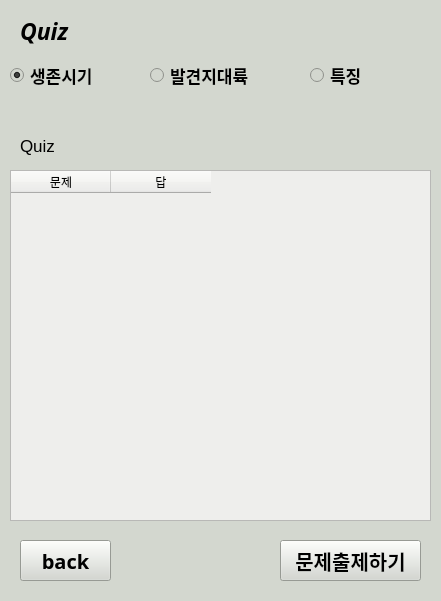
   <widget class="QWidget" name="quiz_widget" native="true">
    <property name="geometry">
     <rect>
      <x>330</x>
      <y>20</y>
      <width>441</width>
      <height>601</height>
     </rect>
    </property>
    <property name="styleSheet">
     <string notr="true">background-color:rgb(211, 215, 207)</string>
    </property>
    <widget class="QLabel" name="label_9">
     <property name="geometry">
      <rect>
       <x>20</x>
       <y>10</y>
       <width>81</width>
       <height>41</height>
      </rect>
     </property>
     <property name="font">
      <font>
       <family>Ubuntu Condensed</family>
       <pointsize>17</pointsize>
       <weight>75</weight>
       <italic>true</italic>
       <bold>true</bold>
      </font>
     </property>
     <property name="text">
      <string>Quiz</string>
     </property>
    </widget>
    <widget class="QLabel" name="label_11">
     <property name="geometry">
      <rect>
       <x>20</x>
       <y>130</y>
       <width>141</width>
       <height>31</height>
      </rect>
     </property>
     <property name="font">
      <font>
       <pointsize>13</pointsize>
      </font>
     </property>
     <property name="text">
      <string>Quiz</string>
     </property>
    </widget>
    <widget class="QPushButton" name="sub_btn">
     <property name="geometry">
      <rect>
       <x>280</x>
       <y>540</y>
       <width>141</width>
       <height>41</height>
      </rect>
     </property>
     <property name="font">
      <font>
       <family>Dyuthi</family>
       <pointsize>15</pointsize>
       <weight>75</weight>
       <bold>true</bold>
      </font>
     </property>
     <property name="text">
      <string>문제출제하기</string>
     </property>
    </widget>
    <widget class="QPushButton" name="back_btn_2">
     <property name="geometry">
      <rect>
       <x>20</x>
       <y>540</y>
       <width>91</width>
       <height>41</height>
      </rect>
     </property>
     <property name="font">
      <font>
       <family>Dyuthi</family>
       <pointsize>15</pointsize>
       <weight>75</weight>
       <bold>true</bold>
      </font>
     </property>
     <property name="text">
      <string>back</string>
     </property>
    </widget>
    <widget class="QRadioButton" name="surv_radiobtn">
     <property name="geometry">
      <rect>
       <x>10</x>
       <y>60</y>
       <width>111</width>
       <height>31</height>
      </rect>
     </property>
     <property name="font">
      <font>
       <family>Ubuntu Mono</family>
       <pointsize>13</pointsize>
       <weight>75</weight>
       <italic>false</italic>
       <bold>true</bold>
      </font>
     </property>
     <property name="text">
      <string>생존시기</string>
     </property>
     <property name="checked">
      <bool>true</bool>
     </property>
    </widget>
    <widget class="QRadioButton" name="land_radiobtn">
     <property name="geometry">
      <rect>
       <x>150</x>
       <y>60</y>
       <width>111</width>
       <height>31</height>
      </rect>
     </property>
     <property name="font">
      <font>
       <family>Ubuntu Mono</family>
       <pointsize>13</pointsize>
       <weight>75</weight>
       <bold>true</bold>
      </font>
     </property>
     <property name="text">
      <string>발견지대륙</string>
     </property>
    </widget>
    <widget class="QRadioButton" name="char_radiobtn">
     <property name="geometry">
      <rect>
       <x>310</x>
       <y>60</y>
       <width>111</width>
       <height>31</height>
      </rect>
     </property>
     <property name="font">
      <font>
       <family>Ubuntu Mono</family>
       <pointsize>13</pointsize>
       <weight>75</weight>
       <bold>true</bold>
      </font>
     </property>
     <property name="text">
      <string>특징</string>
     </property>
    </widget>
    <widget class="QWidget" name="verticalLayoutWidget_2">
     <property name="geometry">
      <rect>
       <x>10</x>
       <y>170</y>
       <width>421</width>
       <height>351</height>
      </rect>
     </property>
     <layout class="QVBoxLayout" name="verticalLayout_2">
      <item>
       <widget class="QTableWidget" name="listWidget_2">
        <property name="styleSheet">
         <string notr="true">background-color: rgb(238, 238, 236);</string>
        </property>
        <property name="dragDropOverwriteMode">
         <bool>true</bool>
        </property>
        <property name="alternatingRowColors">
         <bool>true</bool>
        </property>
        <column>
         <property name="text">
          <string>문제</string>
         </property>
        </column>
        <column>
         <property name="text">
          <string>답</string>
         </property>
        </column>
       </widget>
      </item>
     </layout>
    </widget>
   </widget>
